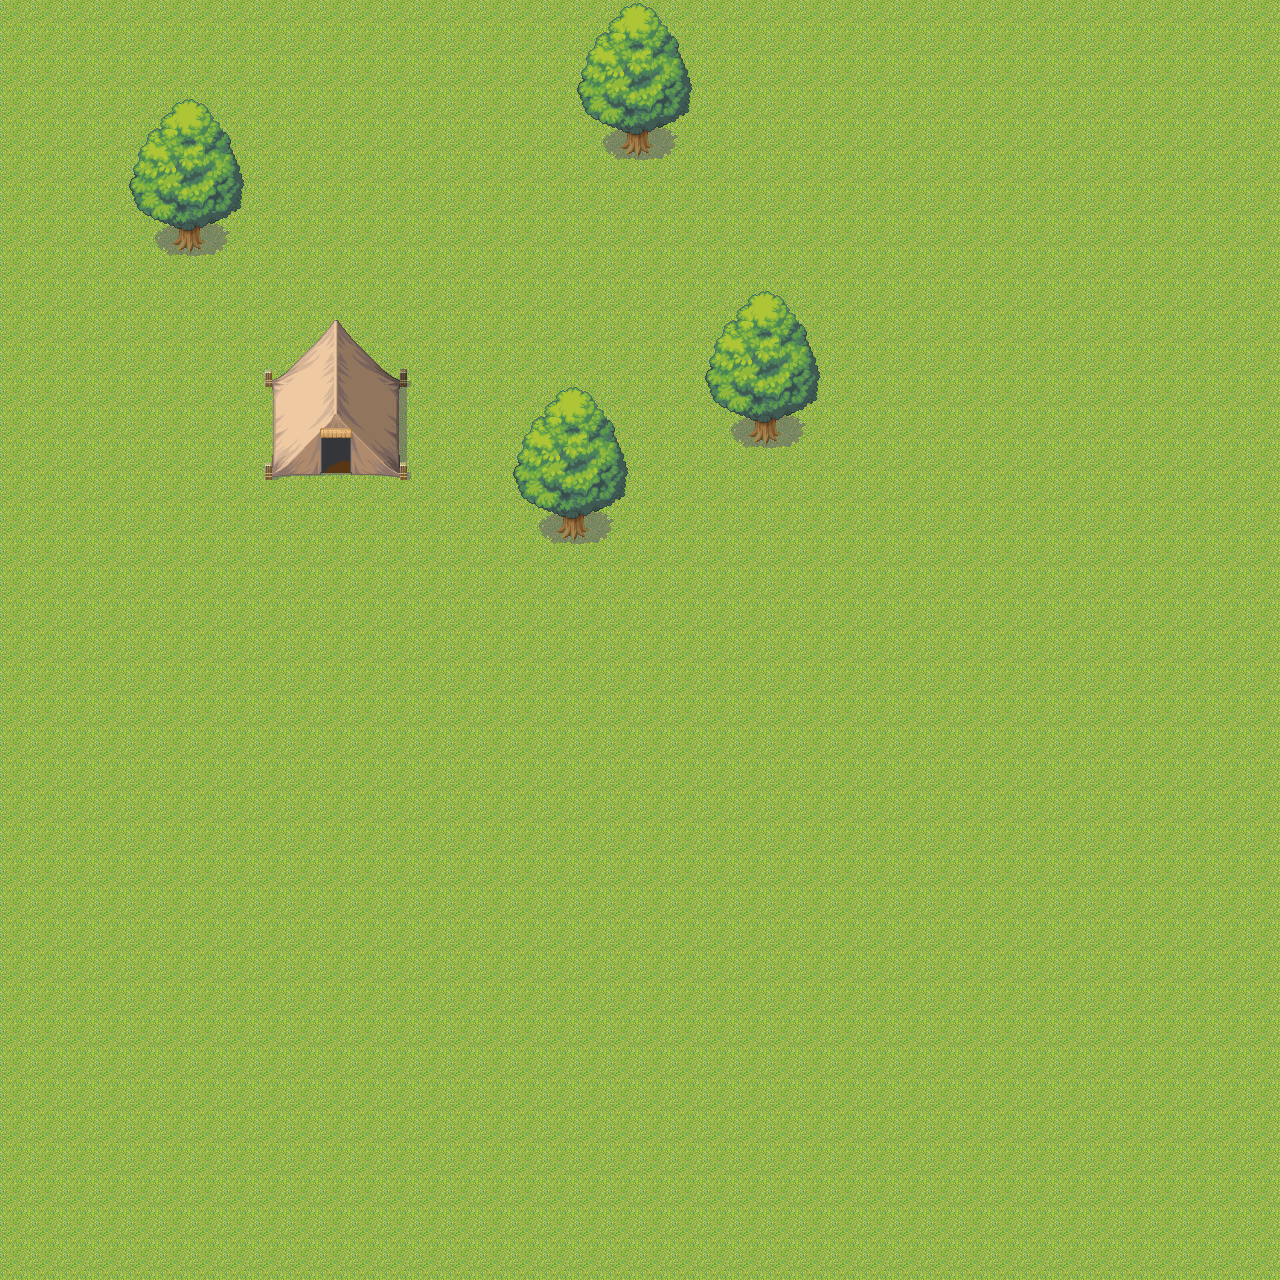

Rendered tile map (Tiled .tmx) drawn with the repository's tilesets; below, a short description and the map source with its tile grids summarised:
An orthogonal 80x80 tile map with 16x16 px tiles, 3 tile layers (Ground, Layer2, Overlay).

<map version="1.0" orientation="orthogonal" width="80" height="80" tilewidth="16" tileheight="16">
 <tileset firstgid="1" name="Grassland" tilewidth="16" tileheight="16">
  <image source="../../graphics/tilesets/Grassland.png" width="256" height="576" />
 </tileset>
 <layer name="Ground" width="80" height="80">
  <data>[6400 cells, 6400 non-empty, 4 distinct tile ids]</data>
 </layer>
 <layer name="Layer2" width="80" height="80">
  <data>[6400 cells, 120 non-empty, 76 distinct tile ids]</data>
 </layer>
 <layer name="Overlay" width="80" height="80">
  <data>[6400 cells, 298 non-empty, 106 distinct tile ids]</data>
 </layer>
</map>
